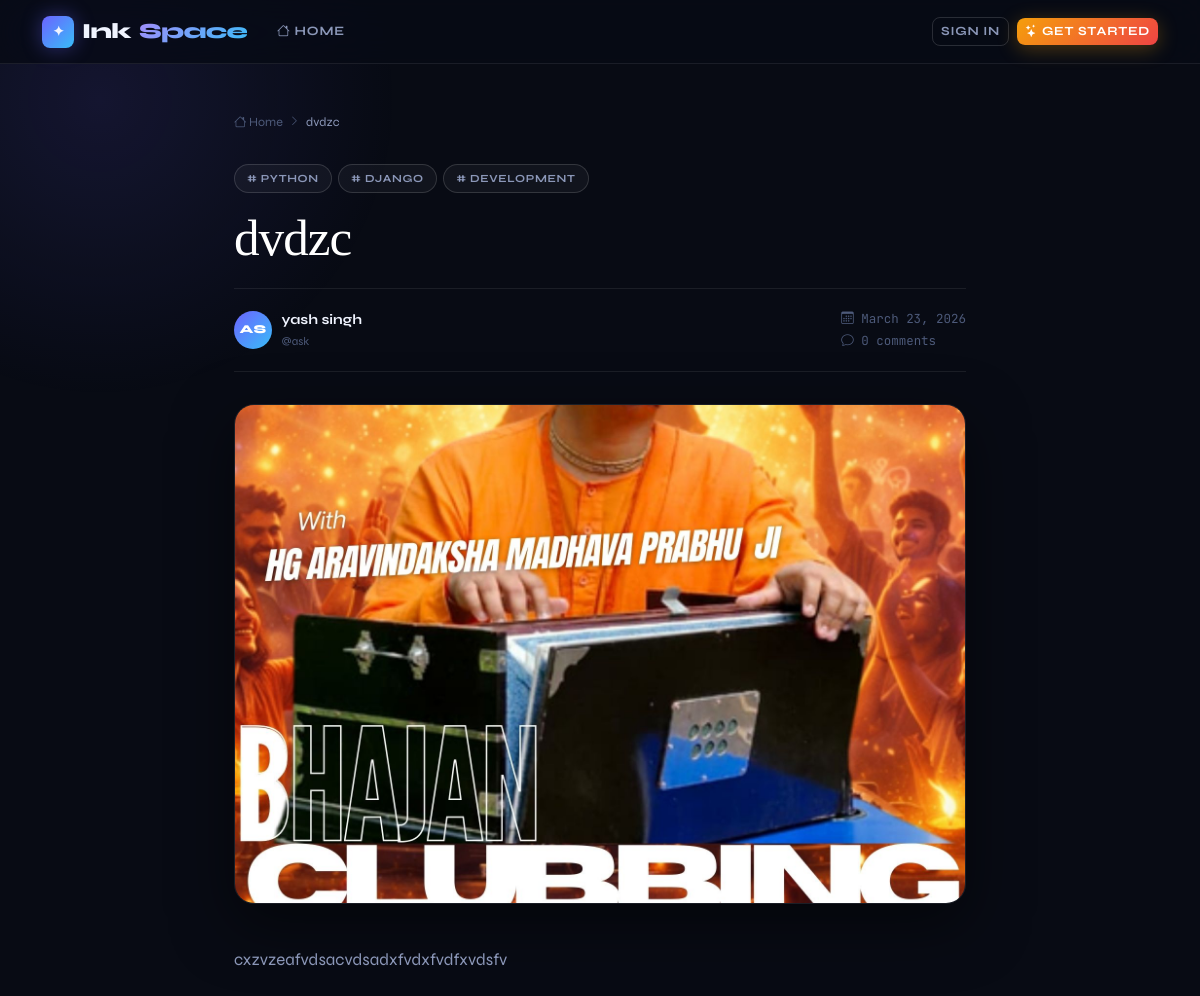
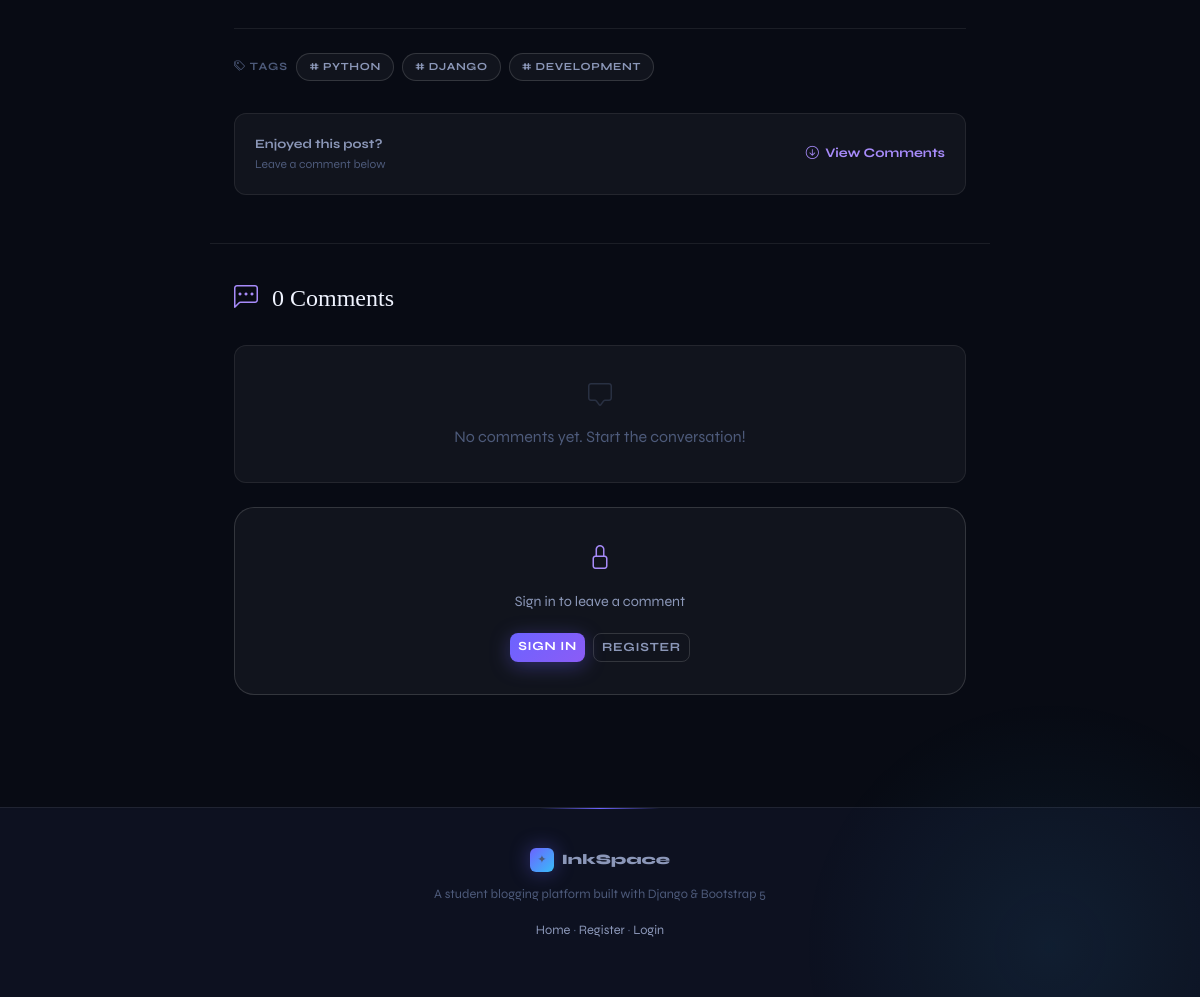
The app's page /post/dvdzc/ with its own data (2 pictures, top to bottom).
### blog/models.py (models this page shows, shortened)
class Post(models.Model):
    STATUS_CHOICES = [
        ('draft', 'Draft'),
        ('published', 'Published'),
    ]
    title = models.CharField(max_length=200)
    slug = models.SlugField(unique=True, blank=True)
    body = models.TextField()
    author = models.ForeignKey(User, on_delete=models.CASCADE, related_name='posts')
    tags = models.ManyToManyField(Tag, blank=True)
    status = models.CharField(max_length=10, choices=STATUS_CHOICES, default='draft')
    thumbnail = models.ImageField(upload_to='thumbnails/', blank=True, null=True)
    created_at = models.DateTimeField(auto_now_add=True)
    updated_at = models.DateTimeField(auto_now=True)
    class Meta:
        ordering = ['-created_at']

class Tag(models.Model):
    name = models.CharField(max_length=50, unique=True)
    slug = models.SlugField(unique=True, blank=True)

### blog/views.py (the view, shortened to what this page needs)
# urls.py: path('post/<slug:slug>/', views.post_detail, name='post_detail'),
def post_detail(request, slug):
    post = get_object_or_404(Post, slug=slug)
    if post.status == 'draft' and post.author != request.user:
        raise Http404
    comments = post.comments.select_related('author', 'author__profile')
    comment_form = CommentForm()
    return render(request, 'post_detail.html', {
        'post': post,
        'comments': comments,
        'comment_form': comment_form,
    })

### templates/post_detail.html (shortened to what this page needs)
{% extends 'base.html' %}
{% block content %}
<div class="container" style="position:relative;z-index:1;">
  <div class="post-detail">
    <nav class="breadcrumb-nav">
      <a href="{% url 'home' %}"><i class="bi bi-house"></i> Home</a>
      <i class="bi bi-chevron-right" style="font-size:.65rem;"></i>
      <span style="color:var(--text2);">{{ post.title|truncatechars:50 }}</span>
    </nav>
    {% if post.tags.all %}
    <div style="display:flex;gap:.4rem;flex-wrap:wrap;margin-bottom:1rem;">
      {% for tag in post.tags.all %}
      <a href="{% url 'tag_filter' tag.slug %}" class="tag-badge"># {{ tag.name }}</a>
      {% endfor %}
    </div>
    {% endif %}
    <h1 class="post-detail__title">{{ post.title }}</h1>
    <div class="post-detail__meta">
      <a href="{% url 'profile' post.author.username %}" class="post-detail__author">
        {% if post.author.profile.profile_picture %}
        <img src="{{ post.author.profile.profile_picture.url }}"
             style="width:38px;height:38px;border-radius:50%;object-fit:cover;border:1px solid var(--border2);" alt="">
        {% else %}
        <span class="avatar-initials" style="width:38px;height:38px;font-size:.75rem;">{{ post.author.username|slice:":2"|upper }}</span>
        {% endif %}
        <div>
          <div style="font-size:.875rem;font-weight:700;">{{ post.author.get_full_name|default:post.author.username }}</div>
          <div style="font-size:.72rem;color:var(--text3);font-weight:400;">@{{ post.author.username }}</div>
        </div>
      </a>
      <div style="display:flex;flex-direction:column;gap:.15rem;margin-left:auto;">
        <span class="post-detail__date"><i class="bi bi-calendar3"></i> {{ post.created_at|date:"F j, Y" }}</span>
        <span class="post-detail__date"><i class="bi bi-chat"></i> {{ comments.count }} comment{{ comments.count|pluralize }}</span>
      </div>
    </div>
    {% if post.thumbnail %}
    <img class="post-detail__thumb" src="{{ post.thumbnail.url }}" alt="{{ post.title }}">
    {% endif %}
    <div class="post-detail__body">
      {{ post.body|linebreaks }}
    </div>
    {% if post.tags.all %}
    <div style="margin-top:3rem;padding-top:1.5rem;border-top:1px solid var(--border);display:flex;align-items:center;gap:.5rem;flex-wrap:wrap;">
      <span style="font-size:.7rem;font-weight:700;text-transform:uppercase;letter-spacing:.1em;color:var(--text3);">
        <i class="bi bi-tags"></i> Tags
      </span>
      {% for tag in post.tags.all %}
      <a href="{% url 'tag_filter' tag.slug %}" class="tag-badge"># {{ tag.name }}</a>
      {% endfor %}
    </div>
    {% endif %}
    <div style="margin-top:2rem;padding:1.25rem;background:var(--surface);border:1px solid var(--border);border-radius:var(--radius);display:flex;align-items:center;justify-content:space-between;flex-wrap:wrap;gap:1rem;">
      <div>
        <div style="font-size:.8rem;font-weight:700;color:var(--text2);">Enjoyed this post?</div>
        <div style="font-size:.75rem;color:var(--text3);">Leave a comment below</div>
      </div>
      <a href="#comments" style="color:var(--accent2);text-decoration:none;font-size:.82rem;font-weight:700;display:flex;align-items:center;gap:.4rem;">
        <i class="bi bi-arrow-down-circle"></i> View Comments
      </a>
    </div>
  </div>
  <div class="comments-section" id="comments">
    <h3><i class="bi bi-chat-left-dots" style="color:var(--accent2);margin-right:.5rem;"></i>
      {{ comments.count }} Comment{{ comments.count|pluralize }}
    </h3>
    {% if comments %}
    {% for comment in comments %}
    <div class="comment-item" style="animation-delay:{{ forloop.counter0 }}00ms">
      {% if comment.author.profile.profile_picture %}
      <img src="{{ comment.author.profile.profile_picture.url }}"
           style="width:36px;height:36px;border-radius:50%;object-fit:cover;flex-shrink:0;border:1px solid var(--border2);" alt="">
      {% else %}
      <span class="avatar-initials" style="flex-shrink:0;width:36px;height:36px;">{{ comment.author.username|slice:":2"|upper }}</span>
      {% endif %}
      <div style="flex:1;">
        <div style="display:flex;align-items:center;flex-wrap:wrap;gap:.25rem;margin-bottom:.4rem;">
          <span class="comment-item__author">{{ comment.author.username }}</span>
          <span class="comment-item__date">· {{ comment.created_at|date:"M j, Y · g:i A" }}</span>
        </div>
        <p class="comment-item__text">{{ comment.body }}</p>
      </div>
    </div>
    {% endfor %}
    {% else %}
    <div style="padding:2rem;text-align:center;background:var(--surface);border:1px solid var(--border);border-radius:var(--radius);color:var(--text3);margin-bottom:1.5rem;">
      <i class="bi bi-chat-square" style="font-size:1.5rem;display:block;margin-bottom:.5rem;opacity:.4;"></i>
      No comments yet. Start the conversation!
    </div>
    {% endif %}
    {% if user.is_authenticated %}
    <div class="comment-form-card">
      <div style="display:flex;align-items:center;gap:.75rem;margin-bottom:1.25rem;">
        <span class="avatar-initials">{{ user.username|slice:":2"|upper }}</span>
        <h4 style="margin:0;">Comment as <span style="color:var(--accent2);">{{ user.username }}</span></h4>
      </div>
      <form method="post">
        {% csrf_token %}
        {% for field in comment_form %}
        <div class="mb-3">
          {{ field }}
          {% if field.errors %}<ul class="errorlist">{% for e in field.errors %}<li>{{ e }}</li>{% endfor %}</ul>{% endif %}
        </div>
        {% endfor %}
        <button type="submit" class="btn btn-primary">
          <i class="bi bi-send"></i> Post Comment
        </button>
      </form>
    </div>
    {% else %}
    <div style="padding:2rem;text-align:center;background:var(--surface);border:1px solid var(--border2);border-radius:var(--radius-lg);">
      <i class="bi bi-lock" style="font-size:1.5rem;color:var(--accent2);display:block;margin-bottom:.75rem;"></i>
      <p style="color:var(--text2);margin-bottom:1.25rem;font-size:.9rem;">Sign in to leave a comment</p>
      <div style="display:flex;gap:.5rem;justify-content:center;">
        <a href="{% url 'login' %}?next={{ request.path }}" class="btn btn-primary btn-sm">Sign In</a>
        <a href="{% url 'register' %}" class="btn btn-outline-secondary btn-sm">Register</a>
      </div>
    </div>
    {% endif %}
  </div>
</div>
{% endblock %}

### static/css/style.css (style rules this page uses)
:root { --bg: #080b14; --bg2: #0d1120; --bg3: #111827; --surface: rgba(255,255,255,0.04); --surface2: rgba(255,255,255,0.07); --border: rgba(255,255,255,0.08); --border2: rgba(255,255,255,0.14); --text: #f0f4ff; --text2: #8b97b8; --text3: #4d5a7a; --accent: #6c63ff; --accent2: #a78bfa; --accent3: #38bdf8; --pink: #f472b6; --green: #34d399; --yellow: #fbbf24; --glow: 0 0 40px rgba(108,99,255,0.25); --glow2: 0 0 80px rgba(108,99,255,0.15); --card-shadow: 0 8px 32px rgba(0,0,0,0.4); --radius: 12px; --radius-lg: 20px; --radius-xl: 28px; }
*,*::before,*::after { box-sizing:border-box;margin:0;padding:0 }
html { scroll-behavior:smooth }
body { font-family:'Syne',sans-serif;background:var(--bg);color:var(--text);line-height:1.6;min-height:100vh;overflow-x:hidden }
body::before { content:'';position:fixed;top:-200px;left:-200px;width:600px;height:600px;background:radial-gradient(circle,rgba(108,99,255,0.12) 0%,transparent 70%);pointer-events:none;z-index:0;animation:orbFloat 12s ease-in-out infinite }
body::after { content:'';position:fixed;bottom:-200px;right:-100px;width:500px;height:500px;background:radial-gradient(circle,rgba(56,189,248,0.08) 0%,transparent 70%);pointer-events:none;z-index:0;animation:orbFloat 16s ease-in-out infinite reverse }
.btn { font-family:'Syne',sans-serif;font-weight:700;font-size:.78rem;letter-spacing:.06em;text-transform:uppercase;border-radius:8px;transition:all .25s cubic-bezier(.4,0,.2,1);border:none;position:relative;overflow:hidden }
.btn-primary { background:linear-gradient(135deg,var(--accent) 0%,#8b5cf6 100%);color:#fff!important;box-shadow:0 4px 20px rgba(108,99,255,0.35) }
.btn-outline-secondary { background:transparent;border:1px solid var(--border2)!important;color:var(--text2)!important }
.tag-badge { display:inline-flex;align-items:center;gap:.3rem;background:var(--surface);border:1px solid var(--border2);color:var(--text2);font-size:.68rem;font-weight:700;letter-spacing:.06em;text-transform:uppercase;padding:.28rem .75rem;border-radius:50px;text-decoration:none;transition:all .2s cubic-bezier(.4,0,.2,1);cursor:pointer }
.avatar-initials { width:28px;height:28px;border-radius:50%;background:linear-gradient(135deg,var(--accent),var(--accent3));color:#fff;display:inline-flex;align-items:center;justify-content:center;font-size:.62rem;font-weight:800;letter-spacing:.04em;flex-shrink:0 }
.post-detail { max-width:780px;margin:0 auto;padding:3rem 1.5rem;position:relative;z-index:1 }
.post-detail__title { font-family:'Instrument Serif',serif;font-size:clamp(2rem,5vw,3.2rem);font-weight:400;line-height:1.15;letter-spacing:-.02em;background:linear-gradient(135deg,#fff 30%,var(--accent2) 100%);-webkit-background-clip:text;-webkit-text-fill-color:transparent;background-clip:text;margin-bottom:1.25rem }
.post-detail__meta { display:flex;align-items:center;gap:1.25rem;flex-wrap:wrap;padding:1.25rem 0;border-top:1px solid var(--border);border-bottom:1px solid var(--border);margin-bottom:2rem }
.post-detail__author { display:flex;align-items:center;gap:.6rem;font-size:.875rem;font-weight:700;text-decoration:none;color:var(--text);transition:color .2s }
.post-detail__date { font-size:.78rem;color:var(--text3);font-family:'JetBrains Mono',monospace }
.post-detail__thumb { width:100%;max-height:500px;object-fit:cover;border-radius:var(--radius-lg);margin-bottom:2.5rem;box-shadow:0 20px 60px rgba(0,0,0,0.5);border:1px solid var(--border) }
.post-detail__body { font-size:1.05rem;line-height:1.9;color:var(--text2) }
.post-detail__body p { margin-bottom:1.5rem }
.comments-section { max-width:780px;margin:0 auto;padding:2.5rem 1.5rem 3rem;border-top:1px solid var(--border);position:relative;z-index:1 }
.comments-section h3 { font-family:'Instrument Serif',serif;font-size:1.5rem;font-weight:400;margin-bottom:2rem;color:var(--text) }
.breadcrumb-nav { font-size:.78rem;color:var(--text3);margin-bottom:2rem;display:flex;align-items:center;gap:.4rem }
.breadcrumb-nav a { color:var(--text3);text-decoration:none;transition:color .2s }

### records on screen
Post: title "dvdzc", author.username "AS", author.get_full_name "yash singh", author.username "ask", created_at "March 23, 2026", thumbnail (picture), body "cxzvzeafvdsacvdsadxfvdxfvdfxvdsfv"
Tag: name "PYTHON"
Tag: name "DJANGO"
Tag: name "DEVELOPMENT"

### other values on screen
{{ comments.count }} "0"
